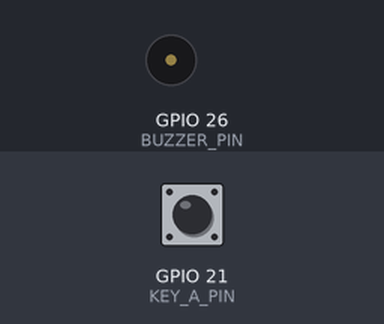
This program was run on a simulated Seeed XIAO ESP32-S3. On the bench: buzzer (waves = sounding). The inputs (shaded band) are chosen by the test bench; at power-on: GPIO 21 (KEY_A_PIN) HIGH. Random numbers use the default seed unless the program sets one; what the program prints to the serial monitor is not drawn.

Above: at 1.6 s.
1.7 s: GPIO 21 (KEY_A_PIN) pulled LOW for 0.15 s
At 2.85 s:
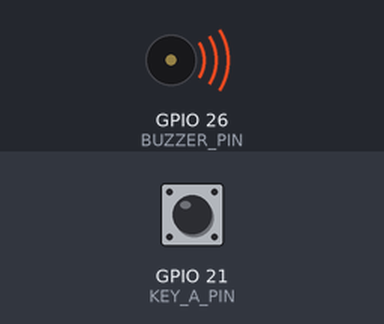
4.7 s: GPIO 21 (KEY_A_PIN) pulled LOW for 1 s
At 7.5 s:
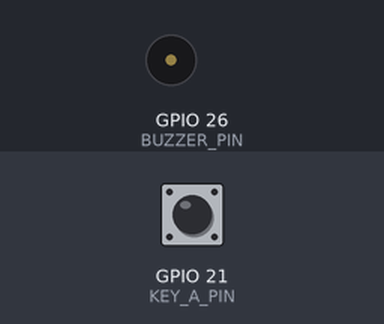
7.7 s: GPIO 21 (KEY_A_PIN) driven LOW
At 7.86 s:
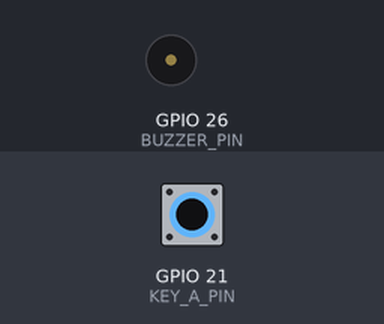
Timing chart, 0 to 11.9 s (numbered marks = the images above; inputs shaded):
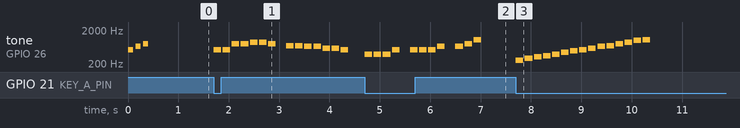

The program:

main.cpp
```cpp
/**
 * 按键A触发随机旋律
 *
 * 功能：按下按键A后，蜂鸣器播放一段随机旋律
 * 硬件：按键A (GPIO21), 蜂鸣器 (GPIO26)
 */

#include <Arduino.h>

// 引脚定义
#define KEY_A_PIN   21
#define BUZZER_PIN  26

// 音符频率定义 (Hz)
#define NOTE_C4  262
#define NOTE_D4  294
#define NOTE_E4  330
#define NOTE_F4  349
#define NOTE_G4  392
#define NOTE_A4  440
#define NOTE_B4  494
#define NOTE_C5  523
#define NOTE_D5  587
#define NOTE_E5  659
#define NOTE_F5  698
#define NOTE_G5  784
#define NOTE_A5  880
#define NOTE_B5  988
#define NOTE_C6  1047
#define NOTE_REST 0   // 休止符

// 预定义的旋律数组
// 旋律1: 小星星
const int melody1[] = {
  NOTE_C5, NOTE_C5, NOTE_G5, NOTE_G5, NOTE_A5, NOTE_A5, NOTE_G5, NOTE_REST,
  NOTE_F5, NOTE_F5, NOTE_E5, NOTE_E5, NOTE_D5, NOTE_D5, NOTE_C5, NOTE_REST
};
const int melody1Len = 16;

// 旋律2: 欢乐颂片段
const int melody2[] = {
  NOTE_E5, NOTE_E5, NOTE_F5, NOTE_G5, NOTE_G5, NOTE_F5, NOTE_E5, NOTE_D5,
  NOTE_C5, NOTE_C5, NOTE_D5, NOTE_E5, NOTE_E5, NOTE_D5, NOTE_D5, NOTE_REST
};
const int melody2Len = 16;

// 旋律3: 生日快乐片段
const int melody3[] = {
  NOTE_C5, NOTE_C5, NOTE_D5, NOTE_C5, NOTE_F5, NOTE_E5, NOTE_REST,
  NOTE_C5, NOTE_C5, NOTE_D5, NOTE_C5, NOTE_G5, NOTE_F5, NOTE_REST
};
const int melody3Len = 14;

// 旋律4: 上升音阶
const int melody4[] = {
  NOTE_C4, NOTE_D4, NOTE_E4, NOTE_F4, NOTE_G4, NOTE_A4, NOTE_B4, NOTE_C5,
  NOTE_D5, NOTE_E5, NOTE_F5, NOTE_G5, NOTE_A5, NOTE_B5, NOTE_C6, NOTE_REST
};
const int melody4Len = 16;

// 旋律5: 警报音
const int melody5[] = {
  NOTE_C5, NOTE_G5, NOTE_C5, NOTE_G5, NOTE_C5, NOTE_G5, NOTE_REST,
  NOTE_E5, NOTE_A5, NOTE_E5, NOTE_A5, NOTE_E5, NOTE_A5, NOTE_REST
};
const int melody5Len = 14;

// 旋律6: 胜利号角
const int melody6[] = {
  NOTE_G4, NOTE_G4, NOTE_G4, NOTE_C5, NOTE_REST, NOTE_C5, NOTE_C5, NOTE_C5, NOTE_E5,
  NOTE_REST, NOTE_E5, NOTE_G5, NOTE_C6, NOTE_REST
};
const int melody6Len = 14;

// 旋律7: 下降音阶
const int melody7[] = {
  NOTE_C6, NOTE_B5, NOTE_A5, NOTE_G5, NOTE_F5, NOTE_E5, NOTE_D5, NOTE_C5,
  NOTE_B4, NOTE_A4, NOTE_G4, NOTE_F4, NOTE_E4, NOTE_D4, NOTE_C4, NOTE_REST
};
const int melody7Len = 16;

// 旋律8: 跳跃音符
const int melody8[] = {
  NOTE_C5, NOTE_E5, NOTE_C5, NOTE_G5, NOTE_C5, NOTE_E5, NOTE_G5, NOTE_REST,
  NOTE_D5, NOTE_F5, NOTE_D5, NOTE_A5, NOTE_D5, NOTE_F5, NOTE_A5, NOTE_REST
};
const int melody8Len = 16;

// 按键状态
bool lastKeyState = HIGH;
unsigned long lastDebounceTime = 0;
const unsigned long DEBOUNCE_DELAY = 50;

// 播放状态
bool isPlaying = false;
int currentNote = 0;
const int* currentMelody = nullptr;
int currentMelodyLen = 0;
unsigned long noteStartTime = 0;
const int NOTE_DURATION = 150;  // 每个音符150ms
const int NOTE_GAP = 30;        // 音符间隔30ms

void setup() {
  Serial.begin(115200);

  // 初始化引脚
  pinMode(KEY_A_PIN, INPUT_PULLUP);
  pinMode(BUZZER_PIN, OUTPUT);

  // 初始化随机数种子
  randomSeed(analogRead(0));

  Serial.println("=================================");
  Serial.println("   按键A触发随机旋律");
  Serial.println("=================================");
  Serial.println("按下按键A播放随机旋律");
  Serial.println();

  // 开机提示音
  tone(BUZZER_PIN, NOTE_C5, 100);
  delay(150);
  tone(BUZZER_PIN, NOTE_E5, 100);
  delay(150);
  tone(BUZZER_PIN, NOTE_G5, 100);
  delay(150);
  noTone(BUZZER_PIN);

  Serial.println("准备就绪！");
}

// 选择随机旋律
void selectRandomMelody() {
  int melodyIndex = random(1, 9);  // 1-8

  switch (melodyIndex) {
    case 1:
      currentMelody = melody1;
      currentMelodyLen = melody1Len;
      Serial.println("🎵 播放: 小星星");
      break;
    case 2:
      currentMelody = melody2;
      currentMelodyLen = melody2Len;
      Serial.println("🎵 播放: 欢乐颂");
      break;
    case 3:
      currentMelody = melody3;
      currentMelodyLen = melody3Len;
      Serial.println("🎵 播放: 生日快乐");
      break;
    case 4:
      currentMelody = melody4;
      currentMelodyLen = melody4Len;
      Serial.println("🎵 播放: 上升音阶");
      break;
    case 5:
      currentMelody = melody5;
      currentMelodyLen = melody5Len;
      Serial.println("🎵 播放: 警报音");
      break;
    case 6:
      currentMelody = melody6;
      currentMelodyLen = melody6Len;
      Serial.println("🎵 播放: 胜利号角");
      break;
    case 7:
      currentMelody = melody7;
      currentMelodyLen = melody7Len;
      Serial.println("🎵 播放: 下降音阶");
      break;
    case 8:
      currentMelody = melody8;
      currentMelodyLen = melody8Len;
      Serial.println("🎵 播放: 跳跃音符");
      break;
  }

  currentNote = 0;
  isPlaying = true;
  noteStartTime = millis();
}

// 非阻塞播放旋律
void updateMelody() {
  if (!isPlaying) return;

  unsigned long now = millis();
  unsigned long elapsed = now - noteStartTime;

  // 检查是否该播放下一个音符
  if (elapsed >= NOTE_DURATION + NOTE_GAP) {
    currentNote++;

    if (currentNote >= currentMelodyLen) {
      // 旋律播放完毕
      noTone(BUZZER_PIN);
      isPlaying = false;
      Serial.println("✅ 旋律播放完成\n");
      return;
    }

    noteStartTime = now;

    // 播放当前音符
    int freq = currentMelody[currentNote];
    if (freq > 0) {
      tone(BUZZER_PIN, freq);
    } else {
      noTone(BUZZER_PIN);  // 休止符
    }
  }
  else if (elapsed >= NOTE_DURATION) {
    // 在音符间隔期间静音
    noTone(BUZZER_PIN);
  }
}

// 开始播放旋律
void startMelody() {
  selectRandomMelody();

  // 播放第一个音符
  if (currentMelodyLen > 0 && currentMelody[0] > 0) {
    tone(BUZZER_PIN, currentMelody[0]);
  }
}

void loop() {
  unsigned long now = millis();

  // 读取按键状态
  bool currentKeyState = digitalRead(KEY_A_PIN);

  // 检测按键A下降沿（按下）+ 非阻塞消抖
  if (lastKeyState == HIGH && currentKeyState == LOW) {
    if (now - lastDebounceTime > DEBOUNCE_DELAY) {
      // 如果当前没有在播放，则开始新旋律
      if (!isPlaying) {
        Serial.println("\n>>> 按键A按下!");
        startMelody();
      }
      lastDebounceTime = now;
    }
  }

  // 更新按键状态
  lastKeyState = currentKeyState;

  // 更新旋律播放（非阻塞）
  updateMelody();
}
```

Measured:
- after the input at 1.7 s, tone on GPIO 26 (BUZZER_PIN): plays 523 Hz for 0.15 s, 523 Hz for 0.15 s, 784 Hz for 0.15 s, 784 Hz for 0.15 s, 880 Hz for 0.15 s, 880 Hz for 0.15 s … (14 notes in this stretch), starting at once
- after the input at 4.7 s, tone on GPIO 26 (BUZZER_PIN): plays 392 Hz for 0.15 s, 392 Hz for 0.15 s, 392 Hz for 0.15 s, 523 Hz for 0.15 s, 523 Hz for 0.15 s, 523 Hz for 0.15 s … (11 notes in this stretch), starting at once
- after the input at 7.7 s, tone on GPIO 26 (BUZZER_PIN): plays 262 Hz for 0.15 s, 294 Hz for 0.15 s, 330 Hz for 0.15 s, 349 Hz for 0.15 s, 392 Hz for 0.15 s, 440 Hz for 0.15 s … (15 notes in this stretch), starting at once
